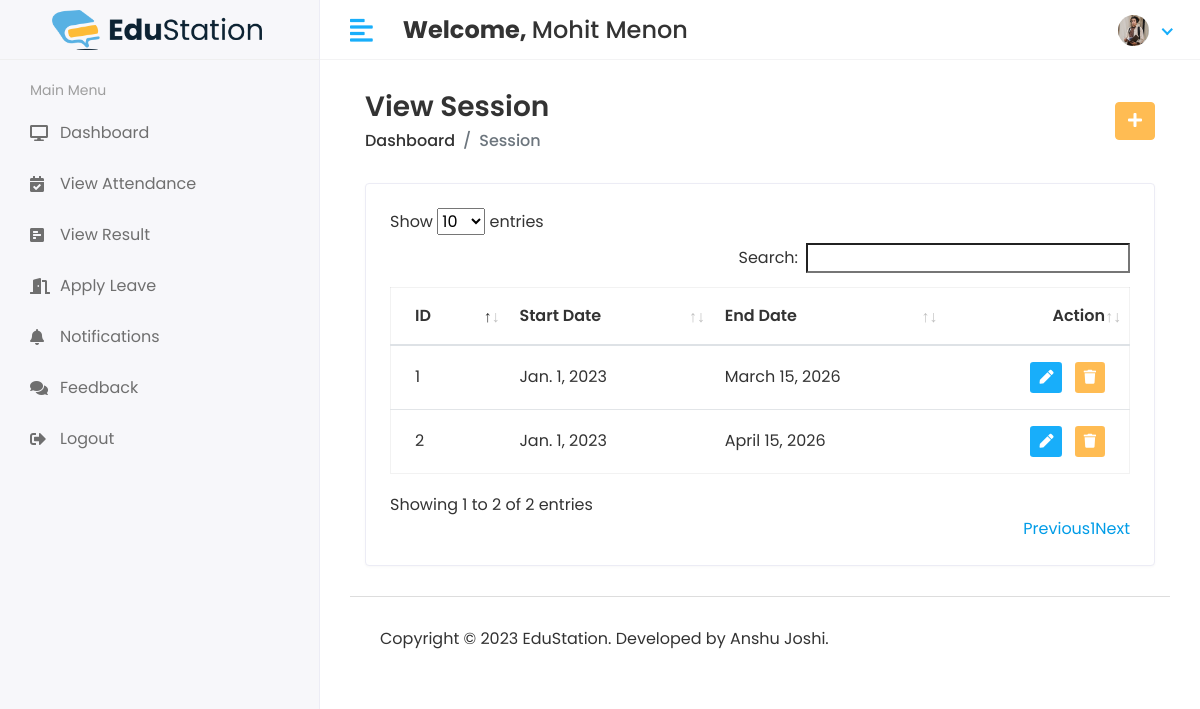
The page /HOD/Session/View (signed in) on the database its author committed.
### app/models.py (models this page shows, shortened)
class CustomUser(AbstractUser):
    user_type_data = (
        (1, "HOD"),
        (2, "Staff"),
        (3, "Student")
    )
    user_type = models.CharField(default=1, choices=user_type_data, max_length=10)
    profile_pic = models.ImageField(upload_to='media/profile_pic')

class SessionYearModel(models.Model):
    id = models.AutoField(primary_key=True)
    session_start_year = models.DateField()
    session_end_year = models.DateField()
    objects = models.Manager()

### student_management_system/hodviews.py (the view)
# urls.py: path('HOD/Session/View', hodviews.VIEW_SESSION, name='view_session'),
@login_required(login_url='/')
def VIEW_SESSION(request):
    session = SessionYearModel.objects.all()
    context = {
        'session': session,
    }
    return render(request, 'hod/view_session.html', context)

### templates/hod/view_session.html (shortened to what this page needs)
{% extends 'base.html' %}
{% block main_content %}
<div class="content container-fluid">
               <div class="page-header">
                  <div class="row align-items-center">
                     <div class="col">
                        <h3 class="page-title">View Session</h3>
                        <ul class="breadcrumb">
                           <li class="breadcrumb-item"><a href="index.html">Dashboard</a></li>
                           <li class="breadcrumb-item active">Session</li>
                        </ul>
                     </div>
                     <div class="col-auto text-right float-right ml-auto">
                        <a href="{% url 'add_session' %}" class="btn btn-primary"><i class="fas fa-plus"></i></a>
                     </div>
                  </div>
               </div>
               <div class="row">
                  <div class="col-sm-12">
                     <div class="card card-table">
                        <div class="card-body">
                           <div class="table-responsive">
                              <table class="table table-hover table-center mb-0" id="table_id">
                                 <thead>
                                    <tr>
                                       <th>ID</th>
                                       <th>Start Date</th>
                                       <th>End Date</th>
                                       <th class="text-right">Action</th>
                                    </tr>
                                 </thead>
                                 <tbody>
                                 {% for i in session %}
                                    <tr>
                                       <td>{{i.id}}</td>
                                       <td>{{i.session_start_year}}</td>
                                       <td>{{i.session_end_year}}</td>
                                       <td class="text-right">
                                          <div class="actions">
                                             <a href="{% url 'edit_session' i.id %}" class="btn btn-sm bg-success-light mr-2">
                                             <i class="fas fa-pen"></i>
                                             </a>
                                             <a href="{% url 'delete_session' i.id %}" class="btn btn-sm bg-danger-light">
                                             <i class="fas fa-trash"></i>
                                             </a>
                                          </div>
                                       </td>
                                    </tr>
                                  {% endfor %}
                                 </tbody>
                              </table>
                           </div>
                        </div>
                     </div>
                  </div>
               </div>
            </div>
{% endblock main_content%}

### templates/includes/header.html (shortened to what this page needs)
{% load static %}
<div class="main-wrapper">
         <div class="header">
            <div class="header-left">
               <a href="index.html" style="padding: 2rem;" class="logo">
               <img src="{% static 'assets/img/es-logo.png' %}" alt="Logo">
               </a>
            </div>
            <a href="javascript:void(0);" id="toggle_btn">
            <i class="fas fa-align-left"></i>
            </a>
            <div class="top-nav-search mt-3">
               <h4><strong>Welcome, </strong><span>{{user.first_name}} {{ user.last_name }}</span></h4>
            </div>
            <ul class="nav user-menu">
               <li class="nav-item dropdown has-arrow">
                  <a href="#" class="dropdown-toggle nav-link" data-toggle="dropdown">
                  <span class="user-img">
                     {% if user.profile_pic == "" %}
                        <span class="user-img"><img class="rounded-circle" src="{% static 'assets/img/noimg.png' %}" width="31" alt="User Image"></span>
                     {% else %}
                        <span class="user-img"><img class="rounded-circle" src="/{{user.profile_pic}}" width="31" alt="User Image"></span>
                     {% endif %}
                  </span>
                  </a>
               </li>
            </ul>
         </div>

### static/assets/css/style.css (style rules this page uses)
html { height: 100%; }
body { background-color: #fff; color: #333; font-family: 'Poppins', sans-serif; font-size: 1rem; height: 100%; line-height: 1.5; overflow-x: hidden; }
h1, h2, h3, h4, h5, h6 { font-family: 'Poppins', sans-serif; margin-top: 0; }
a { color: #009ce7; }
input, button, a { transition: all 0.4s ease; -moz-transition: all 0.4s ease; -o-transition: all 0.4s ease; -ms-transition: all 0.4s ease; -webkit-transition: all 0.4s ease; }
ul, ol { padding: 0px; list-style: none; }
.table { color: #333; max-width: 100%; margin-bottom: 0; width: 100%; }
.table.dataTable { border-collapse: collapse !important; border: 1px solid rgba(0, 0, 0, 0.05); }
.table thead tr th { font-weight: 600; }
.table tbody tr { border-bottom: 1px solid rgba(0, 0, 0, 0.05); }
.table.table-center td, .table.table-center th { vertical-align: middle; }
.card-table .card-body .table > thead > tr > th { border-top: 0; }
.card-table .card-body .table tr td:first-child, .card-table .card-body .table tr th:first-child { padding-left: 1.5rem; }
.card-table .card-body .table tr td:last-child, .card-table .card-body .table tr th:last-child { padding-right: 1.5rem; }
.card-table .table td, .card-table .table th { border-top: 1px solid #e2e5e8; padding: 1rem 0.75rem; white-space: nowrap; }
.btn-primary { background-color: #FFBC53; border: 1px solid #FFBC53; }
.card { border: 1px solid #ececf5; box-shadow: 0 1px 3px 0 rgba(0, 0, 0, 0.03); margin-bottom: 1.875rem; }
.card-body { padding: 1.5rem; }
.bg-danger-light { background-color:#FFBC53 !important; color:#fff !important; }
.bg-success-light { background-color: #18aefa; color: #fff; }
.header { background-color: #fff; border-bottom: 1px solid #f3f3f4; left: 0; position: fixed; right: 0; top: 0; z-index: 1001; height: 60px; }
.header .header-left { float: left; height: 60px; padding: 0 20px; position: relative; width: 320px; z-index: 1; transition: all 0.2s ease-in-out; background-color: #f7f7fa; border-bottom: 1px solid #efefef; border-right: 1px solid #ececf5; display: flex; align-items: center; }
.header .header-left .logo { display: inline-block; line-height: 60px; }
.header .header-left .logo img { max-height: 40px; width: auto; }
.header .dropdown-toggle:after { display: none; }
.header .has-arrow .dropdown-toggle:after { border-top: 0; border-left: 0; border-bottom: 2px solid #18aefa; border-right: 2px solid #18aefa; content: ''; height: 8px; display: inline-block; pointer-events: none; -webkit-transform-origin: 66% 66%; -ms-transform-origin: 66% 66%; transform-origin: 66% 66%; -webkit-transform: rotate(45deg); -ms-transform: rotate(45deg); transform: rotate(45deg); -webkit-transition: all 0.15s ease-in-out; transition: all 0.15s ease-in-out; width: 8px; vertical-align: 0px; }
.user-menu { float: right; margin: 0; position: relative; z-index: 99; padding-right: 15px; }
.user-menu.nav > li > a { color: #a0a0a0; font-size: 14px; line-height: 58px; padding: 0 15px; height: 60px; }
.user-img { margin-right: 3px; position: relative; }
.top-nav-search { float: left; margin-left: 15px; }
.main-wrapper { width: 100%; height: 100vh; min-height: 100vh; }
.page-header { margin-bottom: 1.875rem; }
.page-header .breadcrumb { background-color: transparent; color: #6c757d; font-size: 1rem; font-weight: 500; margin-bottom: 0; padding: 0; }
.page-header .breadcrumb a { color: #333; }
.page-title { font-size: 28px; font-weight: 600; color: #333; margin-bottom: 5px; }
@media (min-width: 992px) { #toggle_btn { align-items: center; color: #18aefa; display: inline-flex; float: left; font-size: 26px; height: 60px; justify-content: center; margin-left: 15px; padding: 0 15px; } }

### rows shown on the page
CustomUser: first_name "Mohit", last_name "Menon", profile_pic (picture)
SessionYearModel: id "1", session_start_year "Jan. 1, 2023", session_end_year "March 15, 2026"
SessionYearModel: id "2", session_start_year "Jan. 1, 2023", session_end_year "April 15, 2026"
